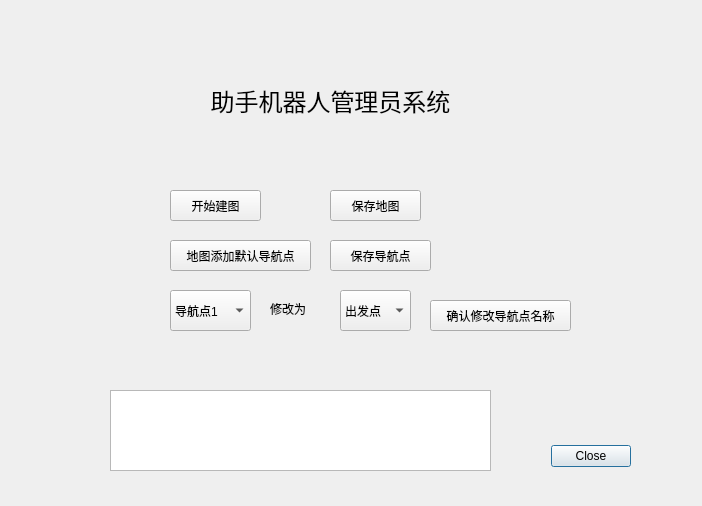
<?xml version="1.0" encoding="UTF-8"?>
<ui version="4.0">
 <class>UI_ros</class>
 <widget class="QDialog" name="UI_ros">
  <property name="geometry">
   <rect>
    <x>0</x>
    <y>0</y>
    <width>702</width>
    <height>506</height>
   </rect>
  </property>
  <property name="windowTitle">
   <string>Dialog</string>
  </property>
  <property name="sizeGripEnabled">
   <bool>false</bool>
  </property>
  <property name="modal">
   <bool>false</bool>
  </property>
  <widget class="QDialogButtonBox" name="buttonBox">
   <property name="geometry">
    <rect>
     <x>10</x>
     <y>440</y>
     <width>621</width>
     <height>32</height>
    </rect>
   </property>
   <property name="orientation">
    <enum>Qt::Horizontal</enum>
   </property>
   <property name="standardButtons">
    <set>QDialogButtonBox::Close</set>
   </property>
  </widget>
  <widget class="QPushButton" name="change_name_button">
   <property name="geometry">
    <rect>
     <x>430</x>
     <y>300</y>
     <width>141</width>
     <height>31</height>
    </rect>
   </property>
   <property name="text">
    <string>确认修改导航点名称</string>
   </property>
  </widget>
  <widget class="QComboBox" name="point_before_change">
   <property name="geometry">
    <rect>
     <x>170</x>
     <y>290</y>
     <width>81</width>
     <height>41</height>
    </rect>
   </property>
   <item>
    <property name="text">
     <string>导航点1</string>
    </property>
   </item>
   <item>
    <property name="text">
     <string>导航点2</string>
    </property>
   </item>
   <item>
    <property name="text">
     <string>导航点3</string>
    </property>
   </item>
  </widget>
  <widget class="QPushButton" name="beginmap">
   <property name="geometry">
    <rect>
     <x>170</x>
     <y>190</y>
     <width>91</width>
     <height>31</height>
    </rect>
   </property>
   <property name="text">
    <string>开始建图</string>
   </property>
  </widget>
  <widget class="QComboBox" name="point_after_change">
   <property name="geometry">
    <rect>
     <x>340</x>
     <y>290</y>
     <width>71</width>
     <height>41</height>
    </rect>
   </property>
   <item>
    <property name="text">
     <string>出发点</string>
    </property>
   </item>
   <item>
    <property name="text">
     <string>终点</string>
    </property>
   </item>
   <item>
    <property name="text">
     <string>桌子位置</string>
    </property>
   </item>
  </widget>
  <widget class="QPushButton" name="save_map">
   <property name="geometry">
    <rect>
     <x>330</x>
     <y>190</y>
     <width>91</width>
     <height>31</height>
    </rect>
   </property>
   <property name="text">
    <string>保存地图</string>
   </property>
  </widget>
  <widget class="QLabel" name="label">
   <property name="geometry">
    <rect>
     <x>270</x>
     <y>300</y>
     <width>67</width>
     <height>17</height>
    </rect>
   </property>
   <property name="text">
    <string>修改为</string>
   </property>
  </widget>
  <widget class="QLabel" name="label_2">
   <property name="geometry">
    <rect>
     <x>500</x>
     <y>30</y>
     <width>201</width>
     <height>171</height>
    </rect>
   </property>
   <property name="styleSheet">
    <string notr="true"/>
   </property>
   <property name="text">
    <string/>
   </property>
   <property name="pixmap">
    <pixmap resource="resource.qrc">:/new/prefix1/resource/ji.jpg</pixmap>
   </property>
   <property name="scaledContents">
    <bool>true</bool>
   </property>
  </widget>
  <widget class="QLabel" name="label_3">
   <property name="geometry">
    <rect>
     <x>10</x>
     <y>10</y>
     <width>141</width>
     <height>111</height>
    </rect>
   </property>
   <property name="styleSheet">
    <string notr="true"/>
   </property>
   <property name="text">
    <string/>
   </property>
   <property name="pixmap">
    <pixmap resource="resource.qrc">:/new/prefix1/resource/logo.jpg</pixmap>
   </property>
   <property name="scaledContents">
    <bool>true</bool>
   </property>
  </widget>
  <widget class="QLabel" name="label_4">
   <property name="geometry">
    <rect>
     <x>200</x>
     <y>50</y>
     <width>261</width>
     <height>101</height>
    </rect>
   </property>
   <property name="text">
    <string>&lt;html&gt;&lt;head/&gt;&lt;body&gt;&lt;p align=&quot;center&quot;&gt;&lt;span style=&quot; font-size:18pt;&quot;&gt;助手机器人管理员系统&lt;/span&gt;&lt;/p&gt;&lt;/body&gt;&lt;/html&gt;</string>
   </property>
  </widget>
  <widget class="QPushButton" name="adpoint_button">
   <property name="geometry">
    <rect>
     <x>170</x>
     <y>240</y>
     <width>141</width>
     <height>31</height>
    </rect>
   </property>
   <property name="text">
    <string>地图添加默认导航点</string>
   </property>
  </widget>
  <widget class="QTextEdit" name="information">
   <property name="geometry">
    <rect>
     <x>110</x>
     <y>390</y>
     <width>381</width>
     <height>81</height>
    </rect>
   </property>
  </widget>
  <widget class="QPushButton" name="save_waypoints">
   <property name="geometry">
    <rect>
     <x>330</x>
     <y>240</y>
     <width>101</width>
     <height>31</height>
    </rect>
   </property>
   <property name="text">
    <string>保存导航点</string>
   </property>
  </widget>
 </widget>
 <resources>
  <include location="resource.qrc"/>
 </resources>
 <connections>
  <connection>
   <sender>buttonBox</sender>
   <signal>accepted()</signal>
   <receiver>UI_ros</receiver>
   <slot>accept()</slot>
   <hints>
    <hint type="sourcelabel">
     <x>248</x>
     <y>254</y>
    </hint>
    <hint type="destinationlabel">
     <x>157</x>
     <y>274</y>
    </hint>
   </hints>
  </connection>
  <connection>
   <sender>buttonBox</sender>
   <signal>rejected()</signal>
   <receiver>UI_ros</receiver>
   <slot>reject()</slot>
   <hints>
    <hint type="sourcelabel">
     <x>316</x>
     <y>260</y>
    </hint>
    <hint type="destinationlabel">
     <x>286</x>
     <y>274</y>
    </hint>
   </hints>
  </connection>
 </connections>
</ui>
